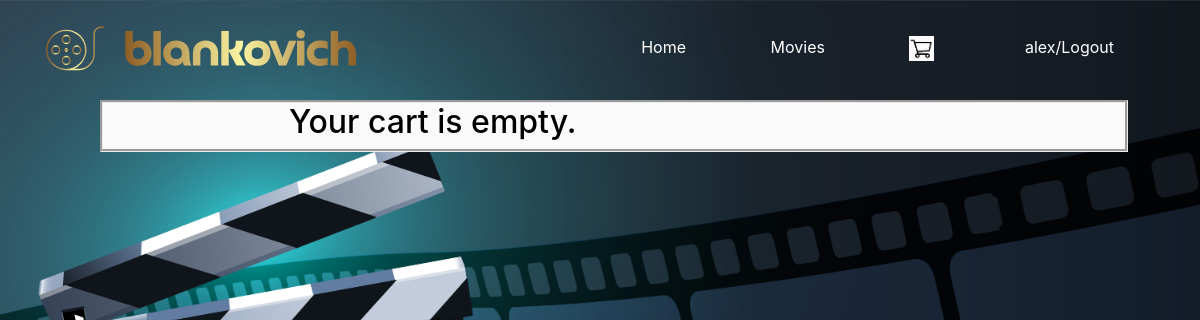
The app's page /cart/ (signed in), older data.
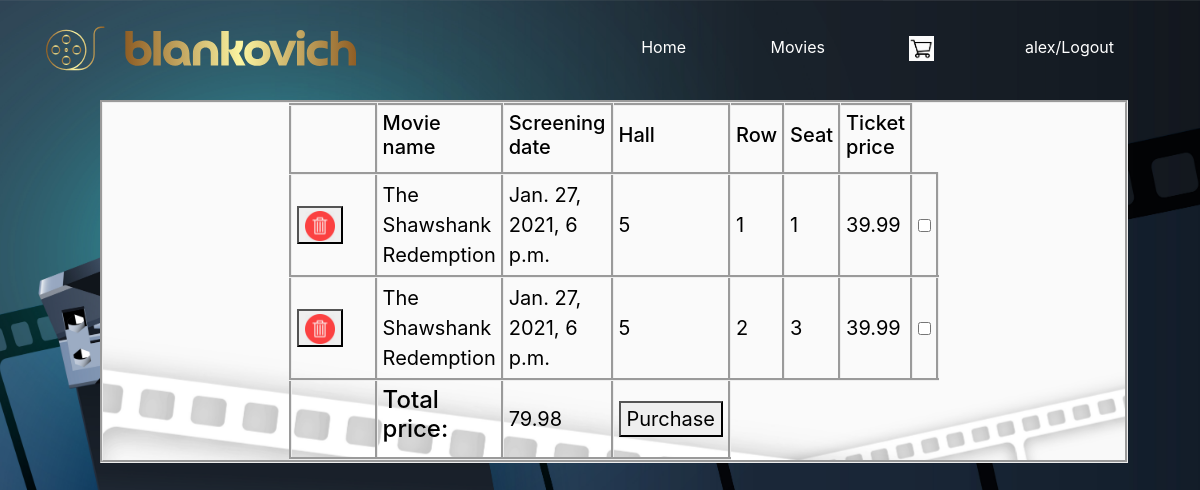
The same page, newer data.
### movies/models.py (models this page shows)
class Ticket(models.Model):
    screening = models.ForeignKey(Screening, on_delete=models.PROTECT, null=True)
    row = models.PositiveSmallIntegerField(default=0)
    seat = models.PositiveSmallIntegerField(default=0)
    isTemp=models.BooleanField(default=True)
    user=models.SmallIntegerField(default=-1)

class Screening(models.Model):
    movie = models.ForeignKey(Movie, on_delete=models.PROTECT, related_name='movie')
    hall = models.ForeignKey(Hall, on_delete=models.PROTECT, related_name='hall', null=True)
    screenDate = models.DateTimeField()
    price = models.DecimalField(decimal_places=2, max_digits=20, default=39.99, validators=[MinValueValidator(0)])

class Movie(models.Model):
    name = models.CharField(blank=False, max_length=30)
    year = models.PositiveSmallIntegerField(default=0)
    duration = models.DurationField(default=timedelta())
    genres = models.CharField(blank=False, max_length=100)
    rate = models.DecimalField(decimal_places=1, max_digits=3, default=0, validators=(MinValueValidator(0), MaxValueValidator(10)))
    poster = models.URLField(default='')
    ageLimit = models.PositiveSmallIntegerField(default=0)

class Hall(models.Model):
    hallNum = models.IntegerField(primary_key=True)
    rows = models.PositiveSmallIntegerField(default=0)
    columns = models.PositiveSmallIntegerField(default=0)

### movies/views.py (the view, shortened to what this page needs)
# urls.py: path('cart/', movies_views.cart, name='cart'),
def cart(request):
    context = {'total': 0}
    context['user_tickets'] = Ticket.objects.filter(user=request.user.id).filter(isTemp=True)
    for t in context['user_tickets']:
        context['total'] += t.screening.price
    return render(request, "cart.html", context)

### templates/cart.html (shortened to what this page needs)
{% extends "base.html" %}
{% load static %}
{% block mainbody %}
<html>
<head>
</head>
<body>
<div class="bg">
        <div class="movieDetails">
            <table>
                {% if user_tickets %}
                <tr>
                    <td></td>
                    <td><h5>Movie name</h5></td>
                    <td><h5>Screening date</h5></td>
                    <td><h5>Hall</h5></td>
                    <td><h5>Row</h5></td>
                    <td><h5>Seat</h5></td>
                    <td><h5>Ticket price</h5></td>
                </tr>
                {%else%}
                    <h2>Your cart is empty.</h2>
                {%endif%}
                <form role="form" action="/cart/" method="POST">
                {% for t in user_tickets %}
                    <tr>
                        <td><button type="submit" name="remove" value="{{t.id}}"><img src="{% static 'images/delete.png' %}" height="30px" width="30px"></button></td>
                        <td>{{t.screening.movie.name}}</td>
                        <td>{{t.screening.screenDate}}</td>
                        <td>{{t.screening.hall.hallNum}}</td>
                        <td>{{t.row|add:1}}</td>
                        <td>{{t.seat|add:1}}</td>
                        <td>{{t.screening.price}}</td>
                        <td><input type="checkbox" name="ticket_{{t.id}}" value=""></td>
                    </tr>
                {% endfor %}
                    {% if user_tickets %}
                    <tr><td></td><td><h4>Total price:</h4></td>
                    <td>{{total}}</td>
                    <td><button type="submit" name="purchase">Purchase</button></td></tr>
                    {%endif%}
                 </form>
            </table>
        </div>
</div>
</body>
</html>
{% endblock %}

### templates/base.html (shortened to what this page needs)
<!DOCTYPE html>
{% load static %}
<html lang="en">
<head>
</head>
<body>
    {% include "navbar.html" %}
    <div class="content">
    {% block mainbody %}
    {% endblock %}
    </div>
</body>

### templates/navbar.html (shortened to what this page needs)
<link href="//maxcdn.bootstrapcdn.com/bootstrap/4.1.1/css/bootstrap.min.css" rel="stylesheet" id="bootstrap-css">
{% load static %}
<!DOCTYPE html>
<html lang="pt-br">
   <head>
   </head>
   <body>
      <div class="wrapper">
         <header>
            <nav>
               <div class="logo"><a href='{% url 'home' %}'>
                  </a>
               </div>
               <div class="menu">
                  <ul>
                     <li><a href='{% url 'home' %}'>Home</a></li>
                     <li><a href='{% url 'movies' %}'>Movies</a></li>
                     {% if request.user.is_authenticated %}
                        <li><a href='{% url 'cart' %}'><img src="{% static "images/cart.png" %}" width="25" height="25"></img></a></li>
                        <li>
                        <form action = "logout/" method="post">
                              <button class="logout_btn" name="logout" onclick="logout()" style="color:white;">{{request.user}}/Logout</button>
                        </form>
                           </li>
                     {%else%}
                     <li><a href='{% url 'user_login' %}'>Login/Create New Account</a></li>
                     {%endif%}
                  </ul>
               </div>
            </nav>
         </header>
      </div>
   </body>
</html>

### templates/navbar.html (style rules this page uses)
.logout_btn { border: none; background-color: inherit; display: white; }

Row changes from the older to the newer data that the page shows:
added Ticket: {{ t.id }} 28 (drawn), screening.movie.name "The Shawshank Redemption", screening.screenDate "Jan. 27, 2021, 6 p.m.", screening.hall.hallNum "5", row|add "1", seat|add "1", screening.price "39.99"
added Ticket: {{ t.id }} 29 (drawn), screening.movie.name "The Shawshank Redemption", screening.screenDate "Jan. 27, 2021, 6 p.m.", screening.hall.hallNum "5", row|add "2", seat|add "3", screening.price "39.99"
Text that changed along with them:
{{ total }}: (not shown) → "79.98"
text no longer shown: "Your cart is empty."
text now shown: "Movie name Screening date Hall Row Seat Ticket price Total price: Purchase"
